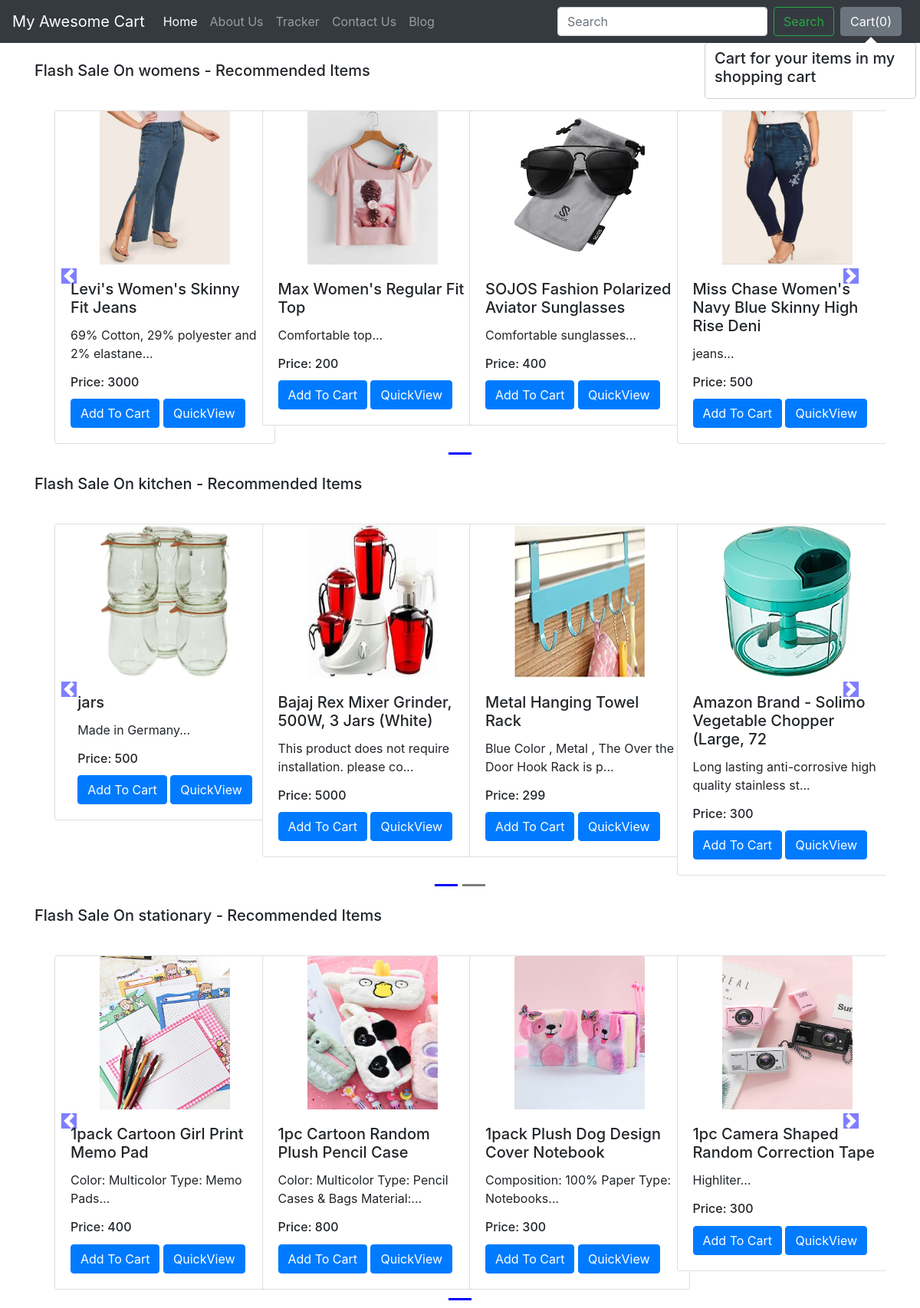
The app's page /shop/ with its own data.
### shop/models.py (models this page shows, shortened)
class Product(models.Model):
    product_id = models.AutoField
    product_name = models.CharField(max_length=50)
    category = models.CharField(max_length=50, default="")
    subcategory = models.CharField(max_length=50, default="")
    price = models.IntegerField(default=0)
    desc = models.CharField(max_length=300)
    pub_date = models.DateField()
    image = models.ImageField(upload_to='shop/images', default="")

### shop/views.py (the view)
# urls.py: path("", views.index, name="blogHome"),
def index(request):
    allProds = []
    catprods = Product.objects.values('category', 'id')
    cats = {item['category'] for item in catprods}
    for cat in cats:
        prod = Product.objects.filter(category=cat)
        n = len(prod)
        nSlides = n // 4 + ceil((n / 4) - (n // 4))
        allProds.append([prod, range(1, nSlides), nSlides])
    params = {'allProds':allProds}
    return render(request, 'shop/index.html', params)

### shop/templates/shop/index.html (shortened to what this page needs)
{% extends 'shop/basic.html' %}
{% block body %}
{% load static %}
<div class="container">
    {% for product, range, nSlides in allProds %}
    <h5 class="my-4">Flash Sale On {{product.0.category}} - Recommended Items</h5>
    <div class="row">
        <div id="demo{{forloop.counter}}" class="col carousel slide my-3" data-ride="carousel">
            <ul class="carousel-indicators">
                <li data-target="#demo{{forloop.counter}}" data-slide-to="0" class="active"></li>
                {% for i in range %}
                <li data-target="#demo{{forloop.parentloop.counter}}" data-slide-to="{{i}}"></li>
                {% endfor %}
            </ul>
            <div class="container carousel-inner no-padding">
                <div class="carousel-item active">
                    {% for i in product %}
                    <div class="col-xs-3 col-sm-3 col-md-3">
                        <div class="card align-items-center" style="width: 18rem;">
                            <img src='/media/{{i.image}}' class="card-img-top" alt="...">
                            <div class="card-body">
                                <h5 class="card-title" id="namepr{{i.id}}">{{i.product_name}}</h5>
                                <p class="card-text">{{i.desc|slice:"0:53"}}...</p>
                                <h6 class="card-title" >Price: <span id="pricepr{{i.id}}">{{i.price}}</span></h6>
                                <span id="divpr{{i.id}}" class="divpr">
                                    <button id="pr{{i.id}}" class="btn btn-primary cart">Add To Cart</button>
                                </span>
                                <a href="/shop/products/{{i.id}}"><button id="qv{{i.id}}" class="btn btn-primary cart">QuickView</button></a>
                            </div>
                        </div>
                    </div>
                    {% if forloop.counter|divisibleby:4 and forloop.counter > 0 and not forloop.last %}
                </div>
                <div class="carousel-item">
                    {% endif %}
                    {% endfor %}
                </div>
            </div>
        </div>
        <a class="carousel-control-prev" href="#demo{{forloop.counter}}" data-slide="prev">
            <span class="carousel-control-prev-icon"></span>
        </a>
        <a class="carousel-control-next" href="#demo{{forloop.counter}}" data-slide="next">
            <span class="carousel-control-next-icon"></span>
        </a>
    </div>
    {% endfor %}
</div>
{% endblock %}

### shop/templates/shop/basic.html (shortened to what this page needs)
<!doctype html>
<html lang="en">
  <head>
    <link rel="stylesheet" href="https://stackpath.bootstrapcdn.com/bootstrap/4.2.1/css/bootstrap.min.css">
  </head>
  <body>
    <nav class="navbar navbar-expand-lg navbar-dark bg-dark">
  <a class="navbar-brand" href="/shop">My Awesome Cart</a>
  <div class="collapse navbar-collapse" id="navbarSupportedContent">
    <ul class="navbar-nav mr-auto">
      <li class="nav-item active">
        <a class="nav-link" href="/shop">Home <span class="sr-only">(current)</span></a>
      </li>
      <li class="nav-item">
        <a class="nav-link" href="/shop/about">About Us</a>
      </li>
      <li class="nav-item">
        <a class="nav-link" href="/shop/tracker">Tracker</a>
      </li>
      <li class="nav-item">
        <a class="nav-link" href="/shop/contact">Contact Us</a>
      </li>
       <li class="nav-item">
        <a class="nav-link" href="/blog">Blog</a>
      </li>
    </ul>
    <form class="form-inline my-2 my-lg-0">
      <input class="form-control mr-sm-2" type="search" placeholder="Search" aria-label="Search">
      <button class="btn btn-outline-success my-2 my-sm-0" type="submit">Search</button>
    </form>
    <button type="button" class="btn btn-secondary mx-2" id="popcart" data-container="body" data-toggle="popover" data-placement="bottom" data-html="true" data-content="Vivamus
sagittis lacus vel augue laoreet rutrum faucibus.">
  Cart(<span id="cart">0</span>)
</button>
  </div>
</nav>
  {% block body %} {% endblock %}
  </body>
</html>

### records on screen
Product: category "womens", image (picture), product_name "Levi's Women's Skinny Fit Jeans", desc "69% Cotton, 29% polyester and 2% elastane", price "3000"
Product: image (picture), product_name "Max Women's Regular Fit Top", desc "Comfortable top", price "200"
Product: image (picture), product_name "SOJOS Fashion Polarized Aviator Sunglasses", desc "Comfortable sunglasses", price "400"
Product: image (picture), product_name "Miss Chase Women's Navy Blue Skinny High Rise Deni", desc "jeans", price "500"
Product: category "kitchen", image (picture), product_name "jars", desc "Made in Germany", price "500"
Product: image (picture), product_name "Bajaj Rex Mixer Grinder, 500W, 3 Jars (White)", desc "This product does not require installation. please co", price "5000"
Product: image (picture), product_name "Metal Hanging Towel Rack", desc "Blue Color , Metal , The Over the Door Hook Rack is p", price "299"
Product: image (picture), product_name "Amazon Brand - Solimo Vegetable Chopper (Large, 72", desc "Long lasting anti-corrosive high quality stainless st", price "300"
Product: category "stationary", image (picture), product_name "1pack Cartoon Girl Print Memo Pad", desc "Color: Multicolor Type: Memo Pads", price "400"
Product: image (picture), product_name "1pc Cartoon Random Plush Pencil Case", desc "Color: Multicolor Type: Pencil Cases & Bags Material:", price "800"
Product: image (picture), product_name "1pack Plush Dog Design Cover Notebook", desc "Composition: 100% Paper Type: Notebooks", price "300"
Product: image (picture), product_name "1pc Camera Shaped Random Correction Tape", desc "Highliter", price "300"
